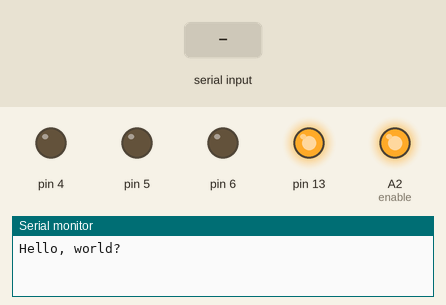
This sketch was run on a simulated Arduino Uno, built with avr-gcc and run on an emulated ATmega328P. On the bench: output pins drawn as LEDs (lit = HIGH), the last lines printed to the serial monitor. The test bench sets the inputs (shaded band).

Above: at 1.2 s.
1.3 s: "i" received over the second serial link
At 2.0 s:
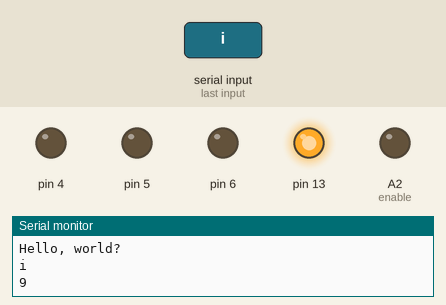
2.9 s: "j" received over the second serial link
At 4.2 s:
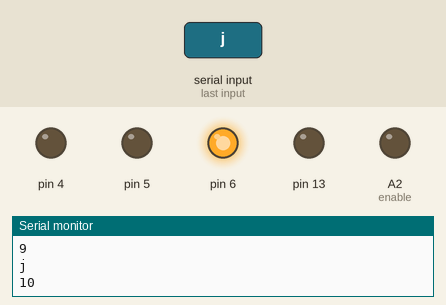
4.5 s: "k" received over the second serial link
At 5.6 s:
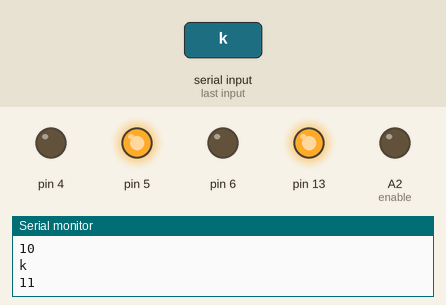
6.1 s: "l" received over the second serial link
At 6.9 s:
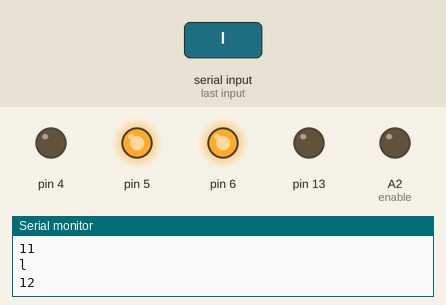
7.7 s: "m" received over the second serial link
At 8.1 s:
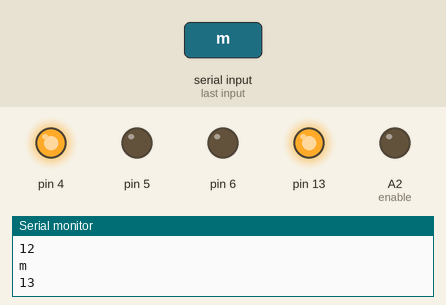
9.3 s: "n" received over the second serial link
At 10.5 s:
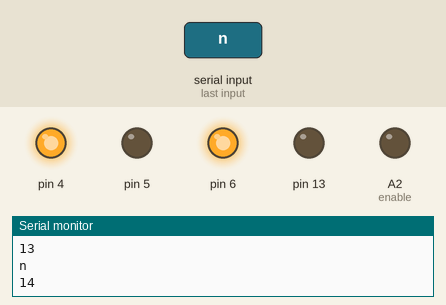
Timing chart, 0 to 11.9 s (numbered marks = the images above; inputs shaded):
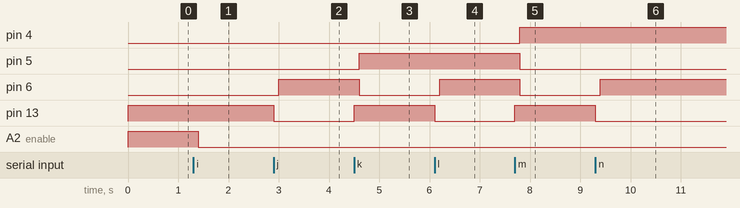

Measured:
- after the input at 1.3 s, A2 (enable): HIGH → LOW after 0.10 s
- after the input at 2.9 s, pin 6: LOW → HIGH after 0.10 s; pin 13: HIGH → LOW at once
- after the input at 4.5 s, pin 5: LOW → HIGH after 0.10 s; pin 6: HIGH → LOW after 0.10 s; pin 13: LOW → HIGH at once
- after the input at 6.1 s, pin 6: LOW → HIGH after 0.10 s; pin 13: HIGH → LOW at once
- after the input at 7.7 s, pin 4: LOW → HIGH after 0.10 s; pin 5, pin 6: HIGH → LOW after 0.10 s; pin 13: LOW → HIGH at once
- after the input at 9.3 s, pin 6: LOW → HIGH after 0.10 s; pin 13: HIGH → LOW at once

The sketch:

slave_rack_usb_switch.ino
```cpp
#include <SoftwareSerial.h>

SoftwareSerial mySerial(3, 11); // RX, TX
byte enable = A2;
void setup() {
  // put your setup code here, to run once:
pinMode(4,OUTPUT);
pinMode(5,OUTPUT);
pinMode(6,OUTPUT);

pinMode(enable,OUTPUT);
digitalWrite(enable,HIGH);
pinMode(13,OUTPUT);
digitalWrite(13,HIGH);
Serial.begin(9600);
mySerial.begin(9600);
  Serial.println("Hello, world?");
}
int k=1;
void loop() {
  // put your main code here, to run repeatedly:
if(mySerial.available())
{   char x=mySerial.read();
  Serial.println(x);
   digitalWrite(13,k);
   k=1-k;
    if(x=='i')
   {
    delay(100);
    digitalWrite(enable,LOW);
    digitalWrite(6,LOW);
    digitalWrite(5,LOW);
    digitalWrite(4,LOW);
    Serial.println("9");
   }
    else if(x=='j')
   {
    delay(100);
    digitalWrite(enable,LOW);
    digitalWrite(6,HIGH);
    digitalWrite(5,LOW);
    digitalWrite(4,LOW);
    Serial.println("10");
   }
    else if(x=='k')
   {
    delay(100);
    digitalWrite(enable,LOW);
    digitalWrite(6,LOW);
    digitalWrite(5,HIGH);
    digitalWrite(4,LOW);
    Serial.println("11");
   }
    else if(x=='l')
   {
    delay(100);
    digitalWrite(enable,LOW);
    digitalWrite(6,HIGH);
    digitalWrite(5,HIGH);
    digitalWrite(4,LOW);
    Serial.println("12");
   }
    else if(x=='m')
   {
    delay(100);
    digitalWrite(enable,LOW);
    digitalWrite(6,LOW);
    digitalWrite(5,LOW);
    digitalWrite(4,HIGH);

    Serial.println("13");
   }
    else if(x=='n')
   {
    delay(100);
    digitalWrite(enable,LOW);
    digitalWrite(6,HIGH);
    digitalWrite(5,LOW);
    digitalWrite(4,HIGH);

    Serial.println("14");
   }
    else if(x=='o')
   {
    delay(100);
    digitalWrite(enable,LOW);
    digitalWrite(6,LOW);
    digitalWrite(5,HIGH);
    digitalWrite(4,HIGH);

    Serial.println("15");
   }
    else if(x=='p')
   {
    delay(100);
    digitalWrite(enable,LOW);
    digitalWrite(6,HIGH);
    digitalWrite(5,HIGH);
    digitalWrite(4,HIGH);

    Serial.println("16");

   }
    else if(x<'i' || x>'p')
   {
    digitalWrite(enable,HIGH);


    Serial.println("first MOUSe Switch");

   }

}
}
```
